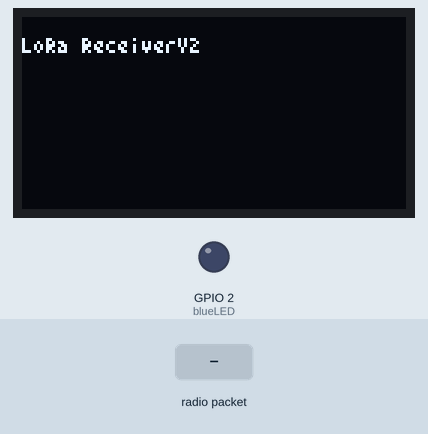
This sketch was run on a simulated ESP32. On the bench: 128×64 one-colour display, output pins drawn as LEDs (lit = HIGH). The inputs (shaded band) are chosen by the test bench. No radio packets arrive unless stated; what the sketch prints to the serial monitor is not drawn.

Above: at 3.3 s.
3.4 s: radio packet "clearDisp" arrives
At 4.5 s:
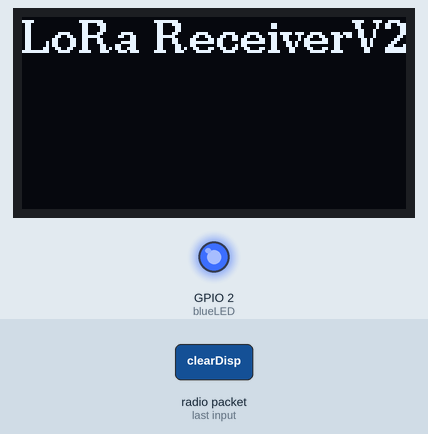
6.4 s: radio packet "1" arrives
At 7.1 s:
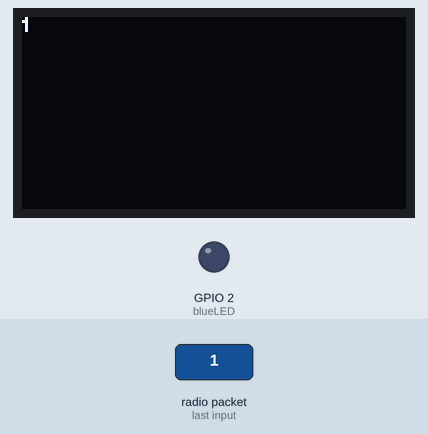
Timing chart, 0 to 9.4 s (numbered marks = the images above; inputs shaded):
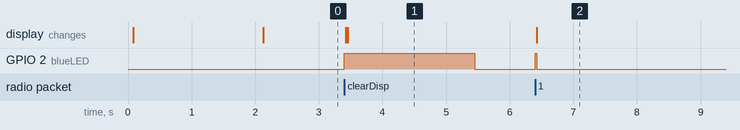

The sketch:

LoRa_receiver.ino
```cpp
/* Example from Sandeep Mistry
 *  modified by Glacierjay 4/5/2019
 * With mods from AliExpress/LilyGo docs
 * For TTGo ESP32 LoRa-OLED board
 * http://www.lilygo.cn/down_view.aspx?TypeId=11&Id=78&Fid=t14:11:14
 * Based on SX1276 LoRa Radio http://www.semtech.com/apps/product.php?pn=SX1276
 * This program displays incoming LoRa packets on OLED display. It gets packets from
 * several of my POC projects: tbeam_gps and ventana_usb_V5.
 * In Arduino IDE, choose board type "TTGO LoRa32-OLED V1". You might have to
 * download "esp32 Arduino" board definitions for Arduino.
 */

#include <SPI.h>
#include <LoRa.h>       // https://github.com/sandeepmistry/arduino-LoRa
#include <U8g2lib.h>   // https://github.com/olikraus/U8g2_Arduino

#define OFF 0   // For LED
#define ON 1

// SPI LoRa Radio
#define LORA_SCK 5        // GPIO5 - SX1276 SCK
#define LORA_MISO 19     // GPIO19 - SX1276 MISO
#define LORA_MOSI 27    // GPIO27 - SX1276 MOSI
#define LORA_CS 18     // GPIO18 - SX1276 CS
#define LORA_RST 14   // GPIO14 - SX1276 RST
#define LORA_IRQ 26  // GPIO26 - SX1276 IRQ (interrupt request)

// I2C OLED Display works with SSD1306 driver
#define OLED_SDA 4
#define OLED_SCL 15
#define OLED_RST 16

U8G2_SSD1306_128X64_NONAME_F_SW_I2C Display(U8G2_R0, /* clock=*/ OLED_SCL, /* data=*/ OLED_SDA, /* reset=*/ OLED_RST); // Full framebuffer, SW I2C
U8G2LOG u8g2log;

#define U8LOG_WIDTH 32
#define U8LOG_HEIGHT 10
#define BIG_FONT u8g2_font_ncenB10_tr
#define SMALL_FONT u8g2_font_tom_thumb_4x6_mf

const int LoRaFrequency = 903900000;
const int blueLED = LED_BUILTIN;

String rssi = "";
String packet = "";
// allocate memory for print buffer
uint8_t u8log_buffer[U8LOG_WIDTH*U8LOG_HEIGHT];

void clear_disp(){
  u8g2log.print("\f"); // crashes the processor some times...
  Display.setFont(BIG_FONT);
  Display.clearBuffer();
  Display.setCursor(0,12); Display.print("LoRa ReceiverV2");
  Display.sendBuffer();
  Display.setFont(SMALL_FONT);
  delay(2000);

}
void setup() {
  Serial.begin(115200);
  while (!Serial);
  Serial.println("LoRa receiver");

  Display.begin();
  Display.enableUTF8Print();    // enable UTF8 support for the Arduino print() function
  Display.setFont(u8g2_font_tom_thumb_4x6_mf);  // set the font for the terminal window
  u8g2log.begin(Display, U8LOG_WIDTH, U8LOG_HEIGHT, u8log_buffer); // connect to u8g2, assign buffer
  u8g2log.setLineHeightOffset(0); // set extra space between lines in pixel, this can be negative
  u8g2log.setRedrawMode(0);   // 0: Update screen with newline, 1: Update screen for every char
  clear_disp();

  SPI.begin(LORA_SCK, LORA_MISO, LORA_MOSI, LORA_CS);
  LoRa.setPins(LORA_CS, LORA_RST, LORA_IRQ);
  pinMode(blueLED, OUTPUT); // For LED feedback

  if (!LoRa.begin(LoRaFrequency)) {
    Serial.println("Starting LoRa failed!");
    while (1);
  }

  // The larger the spreading factor the greater the range but slower data rate
  // Send and receive radios need to be set the same
  LoRa.setSpreadingFactor(7);  // ranges from 6-12, default 7 see API docs

   Display.clearBuffer();
   Display.setCursor(0,12); Display.print("LoRa ReceiverV2");
   Display.sendBuffer();
}

void loop() {
  // try to parse packet
  int packetSize = LoRa.parsePacket();
  if (packetSize) {   // received a packet
    digitalWrite(blueLED, ON); // Turn blue LED on
    packet = "";
    while (LoRa.available()) {     // read packet
      packet += (char)LoRa.read(); // Assemble new packet
    }
    rssi = LoRa.packetRssi();

    // print the received packet on the OLED. u8g2log emulates a term window & scrolls
    if (packet == "clearDisp") clear_disp();
    else {
      u8g2log.print(packet);
      u8g2log.print("\n");
    }
    digitalWrite(blueLED, OFF); // Turn blue LED off
    Serial.print("{\'type\' : \'packet\', \'packet\': \'");
    Serial.println(packet + "\', \'rssi\' : \'" + rssi + "\' }");
  }  // end of received a packet
}
```

Measured:
- after the input at 3.4 s, GPIO 2 (blueLED): LOW → HIGH at once, → LOW 2.1 s later; the display: first changes at once (image 1 shows a later state)
- after the input at 6.4 s, GPIO 2 (blueLED): LOW → HIGH at once, → LOW 0.03 s later; the display: first differs from a run without the input at once (image 2)
